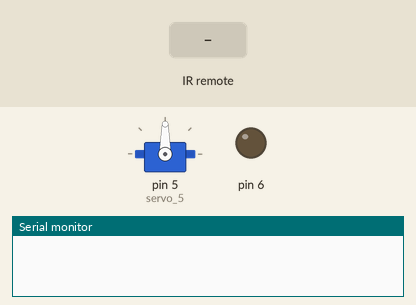
A sketch run on a simulated Arduino Uno, built with avr-gcc and run on an emulated ATmega328P. On the bench: servo, output pins drawn as LEDs (lit = HIGH), the last lines printed to the serial monitor. The test bench sets the inputs (shaded band).

Above: at 1.2 s.
1.3 s: infrared code 0xFF18E7 received
At 1.7 s:
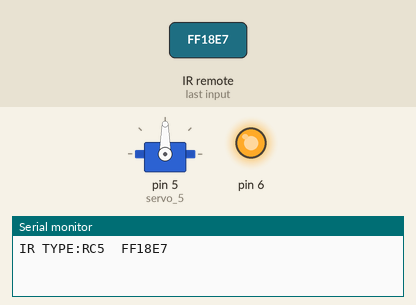
2.8 s: infrared code 0xFF10EF received
At 4.0 s:
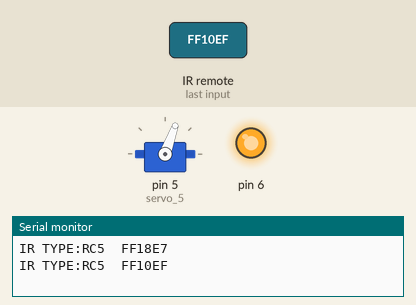
4.3 s: infrared code 0xFF5AA5 received
At 5.2 s:
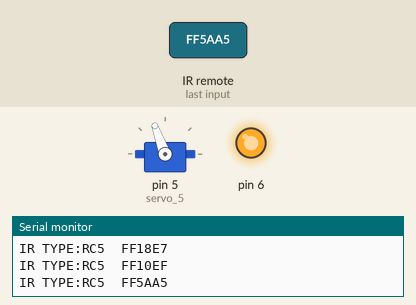
Timing chart, 0 to 7.3 s (numbered marks = the images above; inputs shaded):
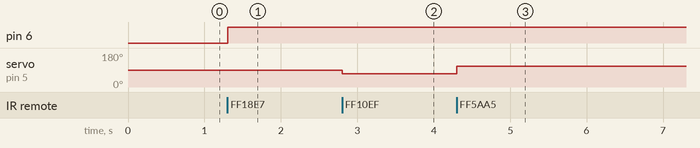

Measured:
- after the input at 1.3 s, pin 6: LOW → HIGH at once
- after the input at 2.8 s, servo on pin 5 (servo_5): 90° → 70° at once
- after the input at 4.3 s, servo on pin 5 (servo_5): 70° → 110° at once

The sketch:

sketch_oct23.ino
```cpp
#include <IRremote.h>

#include <Servo.h>

IRrecv irrecv_11(11);
decode_results results_11;

Servo servo_5;
long ir_item;

void setup(){
  servo_5.attach(5);
  pinMode(6, OUTPUT);
  servo_5.write(90);
  delay(0);
  digitalWrite(6,LOW);
  Serial.begin(9600);
  irrecv_11.enableIRIn();
}

void loop(){
  if (irrecv_11.decode(&results_11)) {
    ir_item=results_11.value;
    String type="UNKNOWN";
    String typelist[14]={"UNKNOWN", "NEC", "SONY", "RC5", "RC6", "DISH", "SHARP", "PANASONIC", "JVC", "SANYO", "MITSUBISHI", "SAMSUNG", "LG", "WHYNTER"};
    if(results_11.decode_type>=1&&results_11.decode_type<=13){
      type=typelist[results_11.decode_type];
    }
    Serial.print("IR TYPE:"+type+"  ");
    Serial.println(ir_item,HEX);
    irrecv_11.resume();
  } else {
  }
  if (ir_item == 0xFF18E7) {
    servo_5.write(90);
    delay(0);
    digitalWrite(6,HIGH);

  }
  if (ir_item == 0xFF38C7) {
    servo_5.write(90);
    delay(0);
    digitalWrite(6,LOW);

  }
  if (ir_item == 0xFF10EF) {
    servo_5.write(70);
    delay(0);
    digitalWrite(6,HIGH);

  }
  if (ir_item == 0xFF5AA5) {
    servo_5.write(110);
    delay(0);
    digitalWrite(6,HIGH);

  }

}
```
